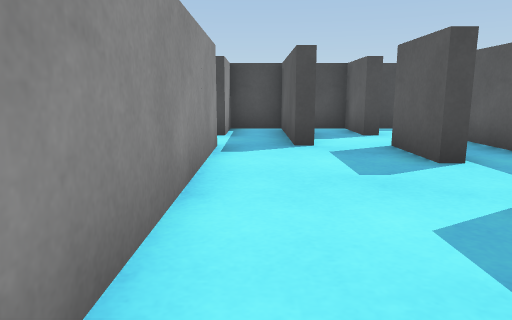
View 1 (above)

19 first-person views from a walk through a scene from a Unity 3-D project. The camera is 0.51 m above the floor, tilts 10° down and sees 70° across. The floor is counted in squares, 0.5 m on a side. Each view is taken from the middle of a square. On the plan, view 1 faces up. The plan holds only what a view shows up to about 13 squares ahead; the rest is blank. The place goes on beyond the plan. The player is left out.

View 2
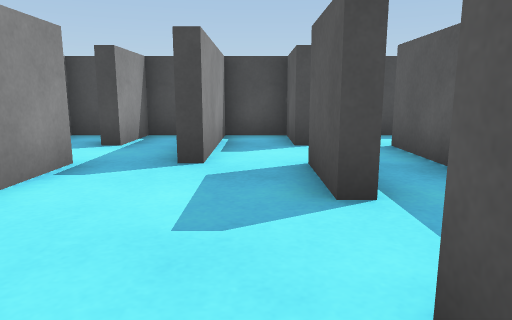

View 3
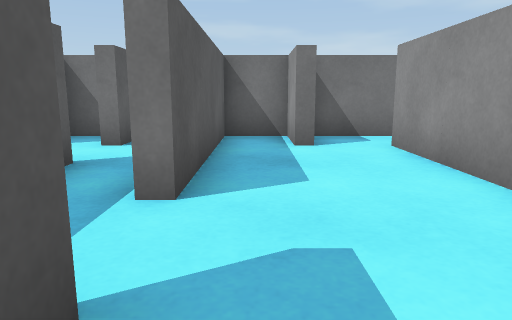

View 4
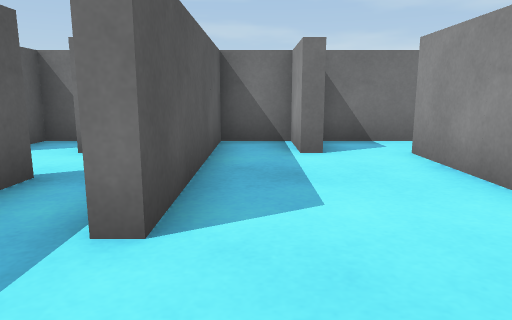

View 5
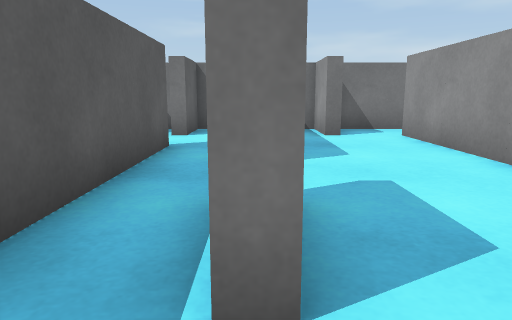

View 6
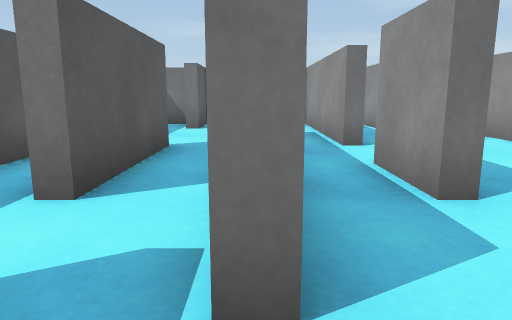

View 7
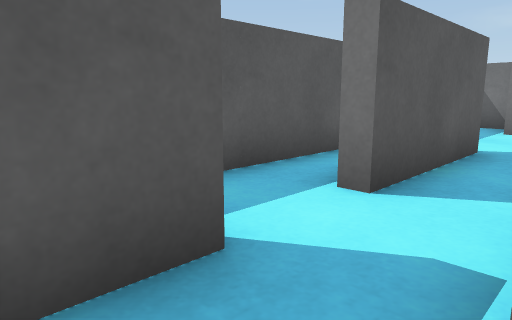

View 8
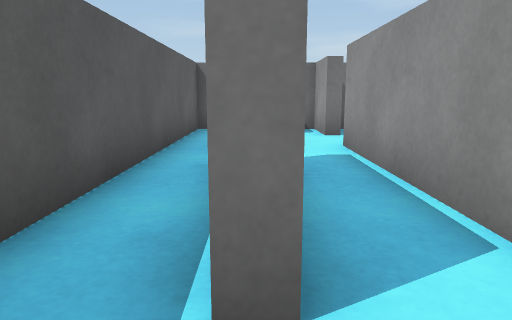

View 9
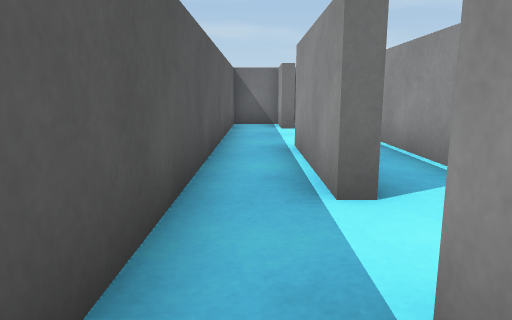

View 10
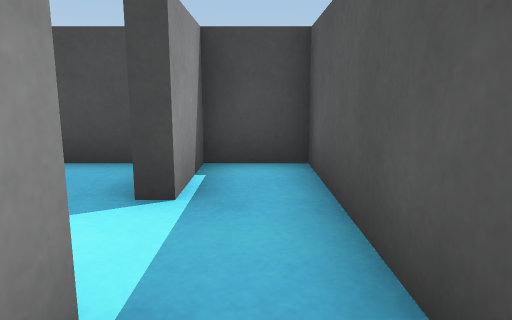

View 11
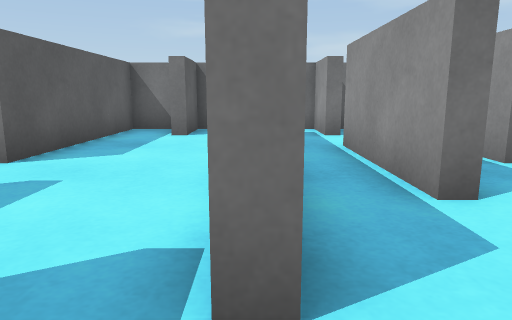

View 12
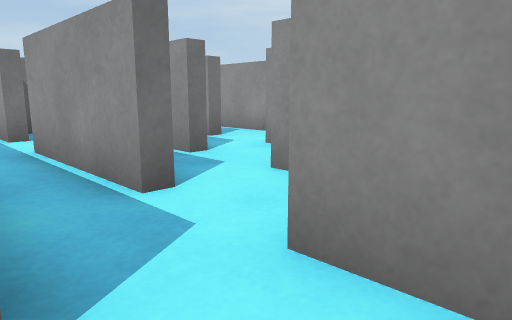

View 13
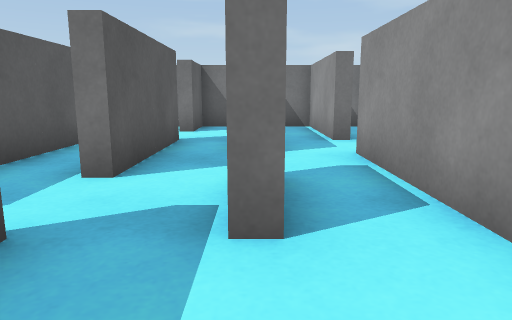

View 14
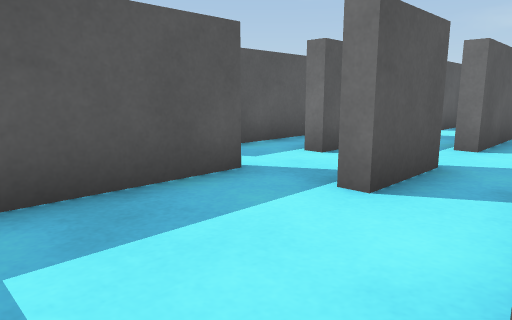

View 15
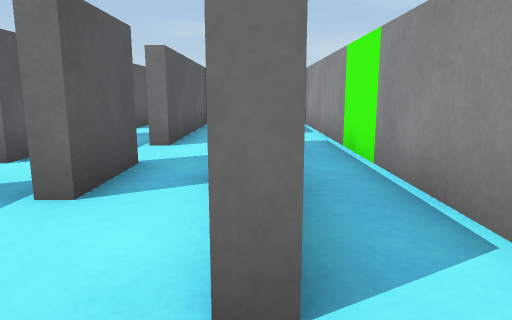

View 16
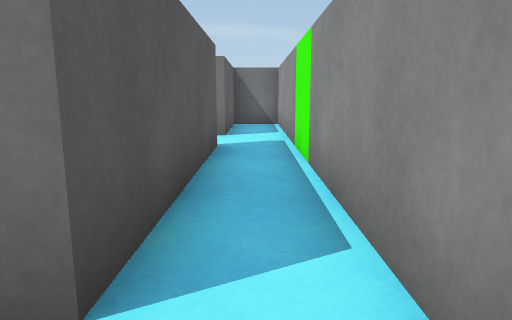

View 17
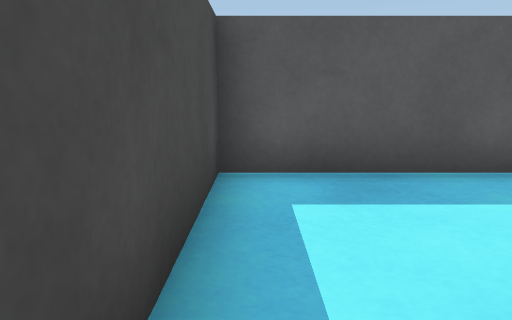

View 18
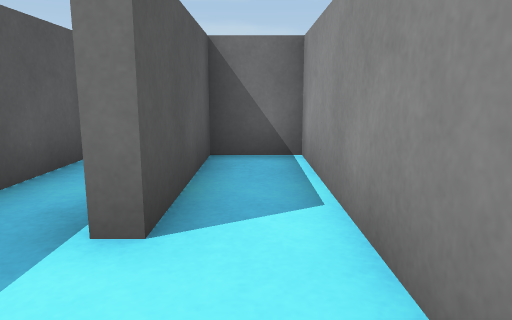

View 19
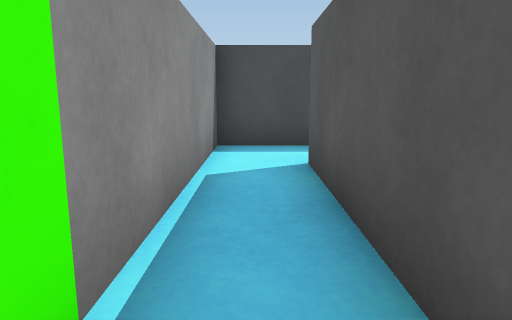

### Floor plan
Points are (right, up) in squares from view 1. A wall is a line through its corners. A room is listed if a view was taken in it or the views show most of it. See-through windows are left out.
Room 1 (views 1, 2, 3, 4, 5, 6, 7)
walls: (2.8, 5.5) (2.8, 7.5) (3.2, 7.5) (3.2, 5.5) (2.8, 5.5); (-0.8, 7.5) (-0.8, -0.5); (4.8, 1.5) (4.8, 9.5) (5.2, 9.5); (3.2, 9.5) (2.8, 9.5) (2.8, 11.5) (1.2, 11.5) (1.2, 7.5) (0.8, 7.5) (0.8, 11.5) (-0.8, 11.5) (-0.8, 9.5); (-0.4, -2.3) (0.8, -2.3) (0.8, -0.5) (1.2, -0.5) (1.2, -2.3) (2.8, -2.3) (2.8, 3.5) (3.2, 3.5) (3.2, 1.6); (6.1, 11.5) (3.9, 11.5)
ways out: opening at (5, 10.5) to room 2; opening at (-1, -1) to room 3; opening at (-1, 8.5) to room 3; opening at (4, 2.5) to room 5
Room 2 (views 8, 9, 10)
walls: (5.2, 6.5) (5.2, 1.5); (6.8, 3.4) (6.8, 7.5) (7.2, 7.5) (7.2, 3.5); (5.2, -0.5) (5.2, -2.3) (6.8, -2.3) (6.8, -0.5) (7.2, -0.5) (7.2, -2); (7.1, -2.3) (8.8, -2.3) (8.8, 11.5) (7.2, 11.5) (7.2, 9.5) (6.8, 9.5) (6.8, 10.9)
ways out: opening at (5, 10.5) to room 1; opening at (5, 0.5) to room 5
Room 3 (views 11, 12, 13)
walls: (-5.2, 5.4) (-5.2, 7.5) (-4.8, 7.5); (-3.2, 7.5) (-3.2, 11.5) (-6.6, 11.5); (-3.2, 1.5) (-3.2, 5.5) (-2.8, 5.5) (-2.8, 1.5); (-6.8, 7.5) (-6.8, 3.5); (-1.2, 7.5) (-0.8, 7.5); (-1.2, 2.1) (-1.2, 5.8); (-2.8, 8.9) (-2.8, 7.5); (-6.8, 1.5) (-6.8, -2.3) (-6, -2.3); (-0.8, 9.5) (-1.2, 9.5); (-2, 11.5) (-2.9, 11.5); (-4.1, -2.3) (-3.2, -2.3) (-3.2, -0.5) (-2.8, -0.5) (-2.8, -2.3) (-0.4, -2.3); (-5.2, -2.4) (-5.2, 3.5) (-4.8, 3.5) (-4.8, 2.9)
ways out: opening at (-1, -1) to room 1; opening at (-1, 8.5) to room 1; opening at (-7, 2.5) to room 4; opening at (-7, 10.5) to room 4
Room 4 (views 14, 15, 16, 17, 18, 19)
walls: (-7.2, 3.5) (-7.2, 9.5) (-6.8, 9.5); (-6.6, 11.5) (-8.8, 11.5) (-8.8, -2.3) (-7.2, -2.3) (-7.2, 1.5) (-6.8, 1.5)
ways out: opening at (-7, 2.5) to room 3; opening at (-7, 10.5) to room 3
Room 5 (no view inside)
walls: (3.2, 1.6) (3.2, -2.3) (4.8, -2.3) (4.8, -0.5) (5.2, -0.5)
ways out: opening at (4, 2.5) to room 1; opening at (5, 0.5) to room 2

Where each view was taken, in squares from view 1:
view 1: 0 up, 0 right, facing up
view 2: 2 up, 2 right, facing up
view 3: 7 up, 2 right, facing down
view 4: 6 up, 2 right, facing down
view 5: 9 up, 3 right, facing down
view 6: 11 up, 5 right, facing down
view 7: 11 up, 5 right, facing down-right
view 8: 9 up, 7 right, facing down
view 9: 11 up, 8 right, facing down
view 10: 6 up, 8 right, facing up
view 11: 9 up, 1 left, facing down
view 12: 9 up, 1 left, facing down-left
view 13: 10 up, 5 left, facing down
view 14: 11 up, 7 left, facing down-right
view 15: 11 up, 7 left, facing down
view 16: 11 up, 8 left, facing down
view 17: 11 up, 8 left, facing right
view 18: 4 up, 8 left, facing down
view 19: 4 up, 8 left, facing up
